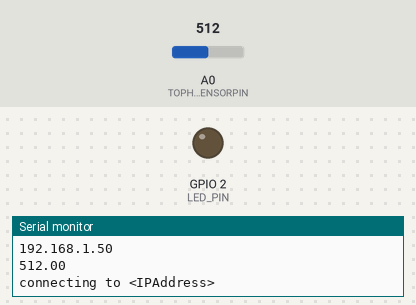
A sketch run on a simulated ESP8266 (NodeMCU). Shown: output pins drawn as LEDs (lit = HIGH), the last lines printed to the serial monitor. The inputs (shaded band) are chosen by the test bench; at power-on: A0 (TOPHATSENSORPIN) = 512. WiFi joins after 1.5 s; servers stay silent unless stated; uploads are accepted with an empty reply.

Above: at 2.7 s.
2.8 s: A0 (TOPHATSENSORPIN) set to 80
5.2 s: A0 (TOPHATSENSORPIN) set to 71
At 6.3 s:
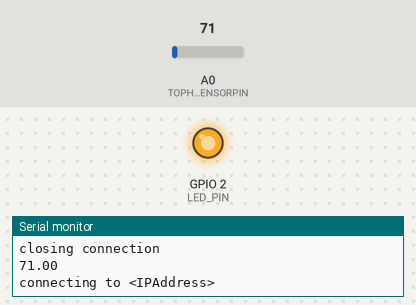
6.9 s: A0 (TOPHATSENSORPIN) set to 122
At 9.0 s:
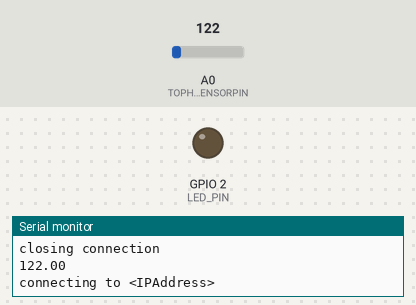
9.3 s: A0 (TOPHATSENSORPIN) set to 65
At 11.7 s:
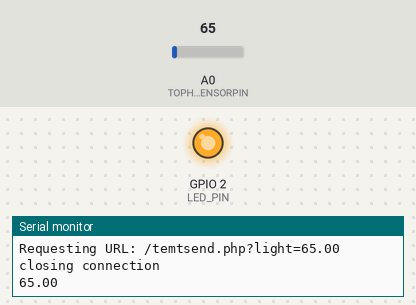
Timing chart, 0 to 12.8 s (numbered marks = the images above; inputs shaded):
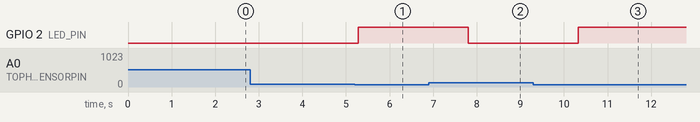

The sketch:

light-sensor.ino
```cpp
#define TOPHATSENSORPIN A0 //Ambient light sensor reading
#include <ESP8266WiFi.h>
#include "SparkFun_Si7021_Breakout_Library.h"
#include <Wire.h>
#include <String>
// libraries are established which house the commands needed to execute this program.
const char* ssid     = "<YourSSID>";
const char* password = "<YourPassword>";
// wifi connection initialized
const char* host = "<IPAddress>";
float light = 0;
float LED_PIN=2; // Variables are established
void setup() {
  pinMode(LED_PIN, OUTPUT);
  pinMode(TOPHATSENSORPIN,  INPUT);
  Serial.begin(9600);

  Serial.println();
  Serial.println();
  Serial.print("Connecting to ");
  Serial.println(ssid);
  WiFi.mode(WIFI_STA);
  WiFi.begin(ssid, password);

  while (WiFi.status() != WL_CONNECTED) {
    delay(500);
    Serial.print(".");
    }
  Serial.println("");
  Serial.println("WiFi connected");
  Serial.println("IP address:");
  Serial.println(WiFi.localIP());
}

void loop() {
  light = analogRead(TOPHATSENSORPIN); //Read light level
  Serial.println(light);
  if (light < 75 ) digitalWrite(LED_PIN, HIGH);
  else digitalWrite(LED_PIN, LOW);
  // turn the LED on (HIGH is the voltage level)
                        //Display reading in serial monitor
  delay(1000);
  {

  Serial.print("connecting to ");
  Serial.println(host);
    //Get readings from all sensors
  // Use WiFiClient class to create Transmission control protocolconnections
  WiFiClient client;
  const int httpPort = 80;
  if (!client.connect(host, httpPort)) {
    Serial.println("connection failed");
    return;}
    // established URL which will recieve code information
    String url = "/temtsend.php?light=" + String(light);


  Serial.print("Requesting URL: ");
  Serial.println(url);

  // This will send the request to the server
  client.print(String("GET ") + url + " HTTP/1.1\r\n" +
               "Host: " + host + "\r\n" +
               "Connection: close\r\n\r\n");
  unsigned long timeout = millis();
  while (client.available() == 0) { // if there is no connection, declare client timeout
    if (millis() - timeout > 5000) {
      Serial.println(">>> Client Timeout !");
      client.stop();
      return;
    }
}

int value = 0;

  }

  Serial.println();
  Serial.println("closing connection");
}
```

Measured:
- the behaviour switches between 75 and 74 on A0 (TOPHATSENSORPIN) (found by bisection; images 0 and 1)
- after the input at 5.2 s, GPIO 2 (LED_PIN): LOW → HIGH after 0.09 s
- after the input at 6.9 s, GPIO 2 (LED_PIN): HIGH → LOW after 0.91 s
- after the input at 9.3 s, GPIO 2 (LED_PIN): LOW → HIGH after 1.0 s
